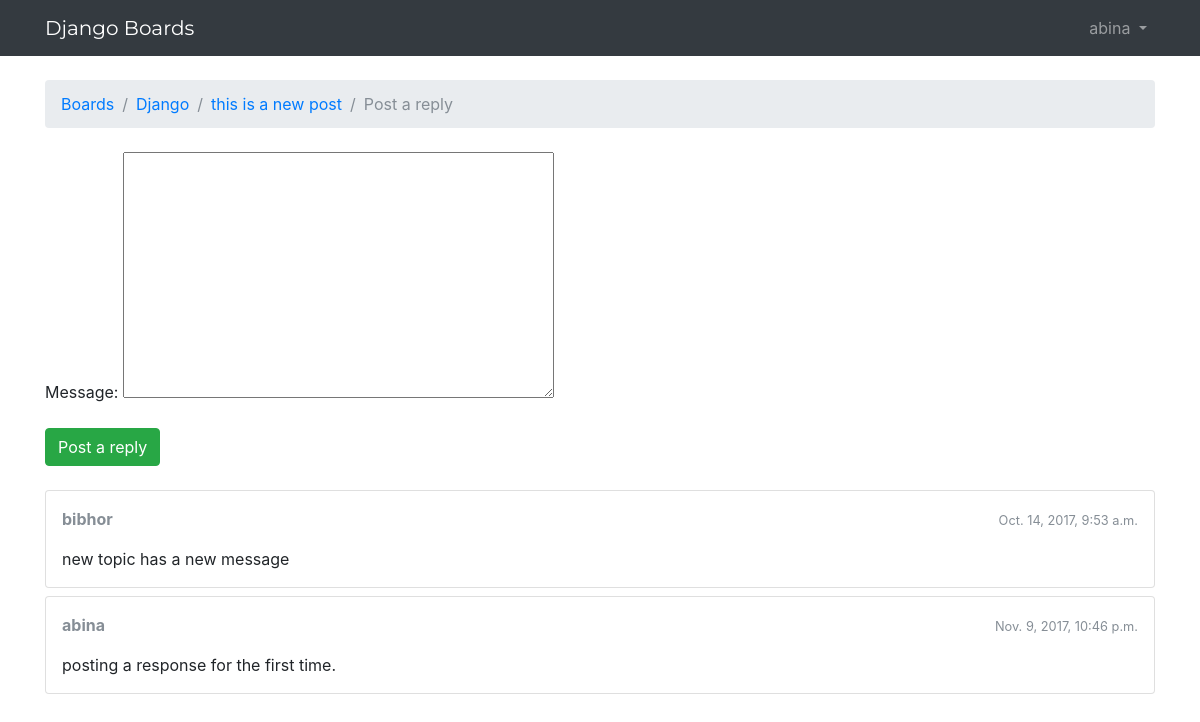
Screenshot of /boards/1/topics/1/reply/ (signed in) with the database file from the repository.
### boards/models.py (models this page shows, shortened)
class Topic(models.Model):
    subject=models.CharField(max_length=255)
    last_updated=models.DateTimeField(auto_now_add=True)
    board=models.ForeignKey(Board, related_name='topics')
    starter=models.ForeignKey(User, related_name='topics')
    views=models.PositiveIntegerField(default=0)

class Board(models.Model):
    name = models.CharField(max_length=30, unique=True)
    description = models.CharField(max_length=100)

class Post(models.Model):
    message=models.TextField(max_length=4000)
    topic=models.ForeignKey(Topic, related_name='posts')
    created_at=models.DateTimeField(auto_now_add=True)
    updated_at=models.DateTimeField(null=True)
    created_by=models.ForeignKey(User, related_name='posts')
    updated_by=models.ForeignKey(User, null=True, related_name='+')

### boards/views.py (the view)
# urls.py: url(r'^boards/(?P<pk>\d+)/topics/(?P<topic_pk>\d+)/reply/$', views.reply_topic, name='reply_topic'),
@login_required
def reply_topic(request, pk, topic_pk):
    topic = get_object_or_404(Topic, board__pk=pk, pk=topic_pk)
    if request.method == 'POST':
        form=PostForm(request.POST)
        if form.is_valid():
            post=form.save(commit=False)
            post.topic=topic
            post.created_by=request.user
            post.save()
            return redirect('topic_posts', pk=pk, topic_pk=topic_pk)
    else:
        form=PostForm()
    return render(request, 'reply_topic.html', {'topic':topic, 'form':form})

### boards/forms.py
class PostForm(forms.ModelForm):
    class Meta:
        model = Post
        fields = ['message', ]

### boards/templatetags/form_tags.py (called while the page is built, shortened)
@register.filter
def input_class(bound_field):
    css_class=''

### boards/templates/reply_topic.html (shortened to what this page needs)
{% extends 'base.html' %}
{% load static %}
{% block breadcrumb%}
  <li class="breadcrumb-item"><a href="{% url 'home' %}">Boards</a></li>
  <li class="breadcrumb-item"><a href="{% url 'board_topics' topic.board.pk %}">{{ topic.board.name }}</a></li>
  <li class="breadcrumb-item"><a href="{% url 'topic_posts' topic.board.pk topic.pk %}">{{ topic.subject }}</a></li>
  <li class="breadcrumb-item active">Post a reply</li>
{% endblock %}
{% block content%}
  <form method="POST" class="mb-4">
    {% include 'includes/form.html' %}
    <button type="submit" class="btn btn-success">Post a reply</button>
  </form>
  {% for post in topic.posts.all %}
    <div class="card mb-2">
      <div class="card-body p-3">
        <div class="row mb-3">
          <div class="col-6">
            <strong class="text-muted">{{ post.created_by.username }}</strong>
          </div>
          <div class="col-6 text-right">
            <small class="text-muted">{{ post.created_at }}</small>
          </div>
        </div>
          {{ post.message }}
      </div>
    </div>
  {% endfor %}
{% endblock %}

### boards/templates/boards/base.html (shortened to what this page needs)
{% load static %}
<!DOCTYPE html>
<html>
  <head>
    <link rel="stylesheet" href="{% static 'css/app.css' %}">
    <link rel="stylesheet" href="{% static 'css/bootstrap.min.css' %}">
  </head>
  <body>
    {% block body %}
      <nav class="navbar navbar-expand-sm navbar-dark bg-dark">
        <div class="container">
          <a class="navbar-brand" href="{% url 'home' %}">Django Boards</a>
          <div class="collapse navbar-collapse" id="mainMenu">
            {% if user.is_authenticated %}
              <ul class="navbar-nav ml-auto">
                <li class="nav-item dropdown">
                  <a class="nav-link dropdown-toggle" href="#" id="userMenu" data-toggle="dropdown" aria-haspopup="true" aria-expanded="false">
                    {{ user.username }}
                  </a>
                </li>
              </ul>
            {% else %}
              <form class="form-inline ml-auto">
                <a href="{% url 'login' %}" class="btn btn-outline-secondary">Log in</a>
                <a href="{% url 'signup' %}" class="btn btn-primary ml-2">Sign up</a>
              </form>
            {% endif %}
          </div>
        </div>
      </nav>
      <div class="container">
        <ol class="breadcrumb my-4">
          {% block breadcrumb %}
          {% endblock %}
        </ol>
        {% block content %}
        {% endblock %}
      </div>
    {% endblock body %}
  </body>
</html>

### boards/static/css/app.css (style rules this page uses)
.navbar-brand { font-family: 'Montserrat', cursive; }

### rows the page displays
Topic: board.name "Django", subject "this is a new post"
Post: created_by.username "bibhor", created_at "Oct. 14, 2017, 9:53 a.m.", message "new topic has a new message"
Post: created_by.username "abina", created_at "Nov. 9, 2017, 10:46 p.m.", message "posting a response for the first time."

### other values shown
{{ user.username }} "abina"
{{ field.label_tag }} "Message:"
